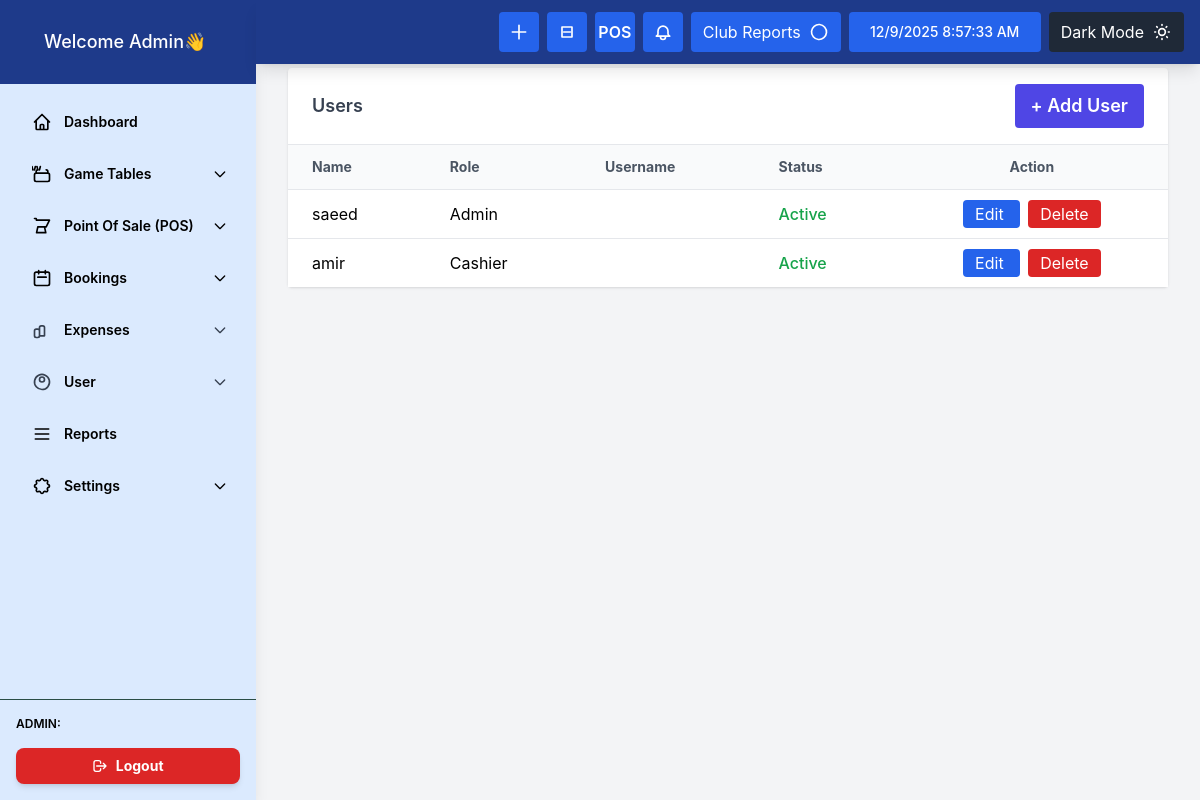
/user.php (signed in), run on the app's committed database.
### tables this page shows
CREATE TABLE `users` (
  `id` int(11) NOT NULL,
  `name` varchar(100) NOT NULL,
  `username` varchar(100) NOT NULL,
  `email` varchar(100) NOT NULL,
  `password` varchar(255) NOT NULL,
  `role` enum('Admin','Cashier','Staff') DEFAULT 'Staff',
  `status` enum('Active','Inactive') DEFAULT 'Active'
);

### user.php (the view, shortened to what this page needs)
<?php
include 'db.php';
$sql = "SELECT id, name, username, role, status FROM users ORDER BY id DESC";
$result = $conn->query($sql);
$users = [];
if($result && $result->num_rows > 0){
    while($row = $result->fetch_assoc()){
        $users[] = $row;
    }
}
?>
<!doctype html>
<html lang="en">
<head>
  <script src="https://cdn.tailwindcss.com"></script>
</head>
<body class="bg-gray-100 min-h-screen flex">
<?php include 'layout/sidebar.php'; ?>
<?php include 'layout/header.php'; ?>
<div class="flex-1 p-8 ml-64 mt-9">
  <div class="bg-white rounded shadow">
    <div class="px-6 py-4 border-b font-semibold text-lg text-gray-700 flex justify-between items-center">
      <span>Users</span>
      <a href="add_user.php"
         class="inline-block bg-indigo-600 text-white px-4 py-2 rounded hover:bg-indigo-700 transition">
        + Add User
      </a>
    </div>
    <div class="overflow-x-auto">
    <table class="w-full text-left">
    <thead class="border-b bg-gray-50">
      <tr class="text-gray-600 text-sm">
        <th class="px-6 py-3">Name</th>
        <th class="px-6 py-3">Role</th>
        <th class="px-6 py-3">Username</th>
        <th class="px-6 py-3">Status</th>
        <th class="px-6 py-3 text-center">Action</th>
      </tr>
    </thead>
    <tbody class="divide-y bg-white">
      <?php if ($users): ?>
        <?php foreach ($users as $u): ?>
          <tr class="hover:bg-gray-50">
            <td class="px-6 py-3"><?= htmlspecialchars($u['name']) ?></td>
            <td class="px-6 py-3"><?= htmlspecialchars($u['role']) ?></td>
            <td class="px-6 py-3"><?= htmlspecialchars($u['username']) ?></td>
            <td class="px-6 py-3">
              <?= strtolower($u['status']) === 'active'
                  ? '<span class="text-green-600 font-medium">Active</span>'
                  : '<span class="text-red-600 font-medium">Inactive</span>' ?>
            </td>
            <td class="px-6 py-3 text-center">
    <a
        href="edit_user.php?id=<?= $u['id'] ?>"
        class="bg-blue-600 text-white px-3 py-1 rounded hover:bg-blue-700 transition me-2">
        Edit
    </a>
    <a
        href="delete_user.php?id=<?= $u['id'] ?>"
        onclick="return confirm('Are you sure you want to delete this user?')"
        class="bg-red-600 text-white px-3 py-1 rounded hover:bg-red-700 transition">
        Delete
    </a>
</td>
          </tr>
        <?php endforeach; ?>
      <?php endif; ?>
    </tbody>
</table>
</body>
</html>

### data on the page
users: name "saeed", role "Admin", status "Active"
users: name "amir", role "Cashier", status "Active"
